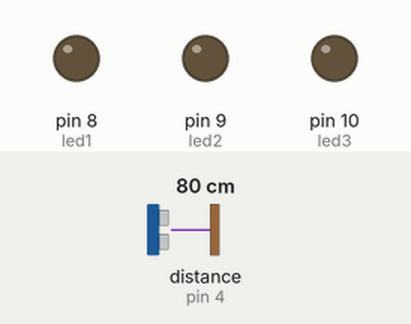
Bench run of a sketch on a simulated Arduino Uno, built with avr-gcc and run on an emulated ATmega328P. On the bench: output pins drawn as LEDs (lit = HIGH). Wiring (inferred from the names in the program): ultrasonic range finder: trigger pin 2; echo pin 4. The test bench sets the inputs (shaded band); at power-on: distance to the obstacle (sensor on pin 4) 80 cm. The echo pulse lasts 58.3 µs per cm; pins used as bus, display or sensor lines are not drawn.

Above: at 1.2 s.
1.3 s: distance to the obstacle (sensor on pin 4) set to 32 cm
2.8 s: distance to the obstacle (sensor on pin 4) set to 28 cm
At 3.2 s:
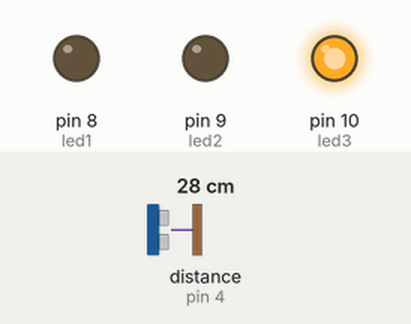
4.3 s: distance to the obstacle (sensor on pin 4) set to 17 cm
5.8 s: distance to the obstacle (sensor on pin 4) set to 14 cm
At 6.3 s:
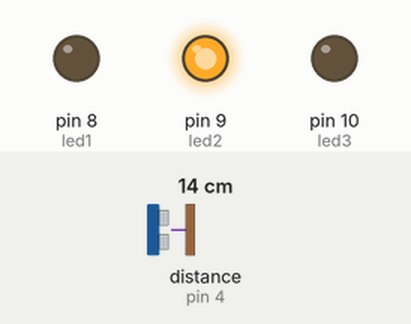
7.3 s: distance to the obstacle (sensor on pin 4) set to 12 cm
8.8 s: distance to the obstacle (sensor on pin 4) set to 9 cm
At 10.0 s:
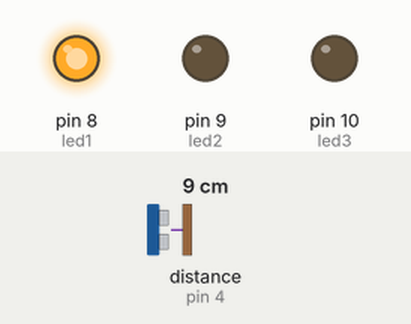
Timing chart, 0 to 11.3 s (numbered marks = the images above; inputs shaded):
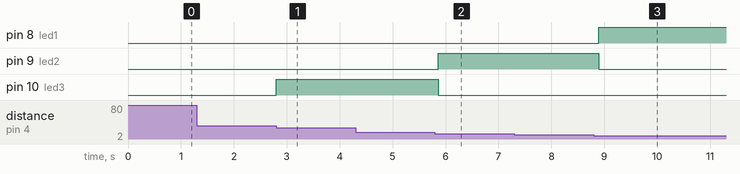

Measured:
- the behaviour switches between 31 and 30 cm on distance to the obstacle (sensor on pin 4) (found by bisection; images 0 and 1)
- the behaviour switches between 16 and 15 cm on distance to the obstacle (sensor on pin 4) (found by bisection; images 1 and 2)
- the behaviour switches between 11 and 10 cm on distance to the obstacle (sensor on pin 4) (found by bisection; images 2 and 3)
- after the input at 1.3 s, every drawn part: stays the same
- after the input at 2.8 s, pin 10 (led3): LOW → HIGH at once
- after the input at 4.3 s, every drawn part: stays the same
- after the input at 5.8 s, pin 9 (led2): LOW → HIGH after 0.06 s; pin 10 (led3): HIGH → LOW after 0.06 s
- after the input at 7.3 s, every drawn part: stays the same
- after the input at 8.8 s, pin 8 (led1): LOW → HIGH after 0.10 s; pin 9 (led2): HIGH → LOW after 0.10 s

The sketch:

HW5_2.ino
```cpp
const int led1=8;

const int led2=9;

const int led3=10;

const int pinTrig = 2;

const int pinEcho = 4;

int rangeMax = 200;

int rangeMin = 0;

long T, L;

void setup() {

  // put your setup code here, to run once:

  Serial.begin(9600);

  pinMode(pinTrig, OUTPUT);

  pinMode(pinEcho, INPUT);

  pinMode(led1,OUTPUT);

  pinMode(led2,OUTPUT);

  pinMode(led3,OUTPUT);

}


void loop() {

  // put your main code here, to run repeatedly:

  digitalWrite(pinTrig, LOW); delayMicroseconds(2);

  digitalWrite(pinTrig, HIGH); delayMicroseconds(10);

  digitalWrite(pinTrig, LOW);


  T = pulseIn(pinEcho, HIGH);

  L = T/58.82;

  if(L>0&&L<10){

    digitalWrite(led1,1);

    digitalWrite(led2,0);

    digitalWrite(led3,0);

  }else if(L>=10&&L<15){

    digitalWrite(led1,0);

    digitalWrite(led2,1);

    digitalWrite(led3,0);

  }else if(L>=15&&L<30){

    digitalWrite(led1,0);

    digitalWrite(led2,0);

    digitalWrite(led3,1);

  }else{

    digitalWrite(led1,0);

    digitalWrite(led2,0);

    digitalWrite(led3,0);

  }

    delay(100);

}
```
